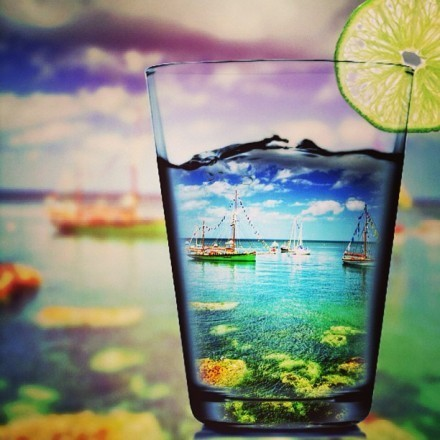
//> input picture 06直方图与模板匹配/1.jpg, 440 x 440 px
$ ./01-2单通道直方图   (built with g++ and OpenCV 4)
//> lines starting //> are read from the running program, lines starting //| are printed output that depends on the picture
#include<iostream>
#include<opencv2/opencv.hpp>
using namespace std;
using namespace cv;
int main()
{
	//01输入图片
	const Mat m = imread("1.jpg", 0);
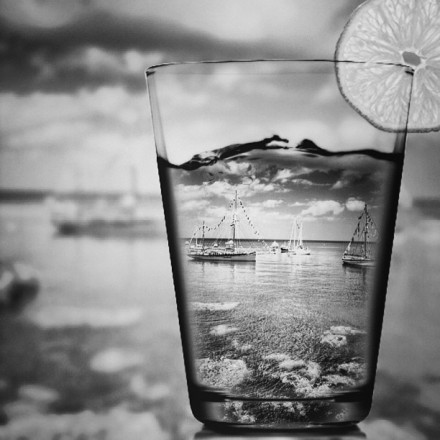
//> m: 440 rows x 440 cols, CV_8UC1; min 3, max 246, mean 140

	//02设定参数
	const int channels[] = { 0}; //计算图片m的第0个通道的直方图
	Mat gray_hist;
	int size = 256;
	const int histSize[] = { size };
	float range[] = { 0,255 };
	const float* histRange[] = { range };
	bool uniform = true;
	bool accumulate = false;


	//03计算直方图
	calcHist(&m, 1, channels, Mat(), gray_hist, 1, histSize, histRange, uniform, accumulate);
//> gray_hist = 256 values, max 1858 at index 186, min 0 at index 0, mean 756.2


	//04归一化
	int hist_h = 400;
	int scale = 2;
	int hist_w = size * scale;
	normalize(gray_hist, gray_hist, 0, hist_h, NORM_MINMAX);
//> gray_hist = 256 values, max 400 at index 186, min 0 at index 0, mean 162.8

	//05绘图
	Mat hist(hist_h, hist_w, CV_8UC3, Scalar::all(0));
	for (int i = 1; i < size; i++)
	{
		rectangle
		(
			hist,
			Point(scale * (i - 1), cvRound(hist_h - 0)),
			Point(scale * i, cvRound(hist_h - gray_hist.at<float>(i - 1, 0))),
			Scalar(255,0,0),
			2
		);

	}
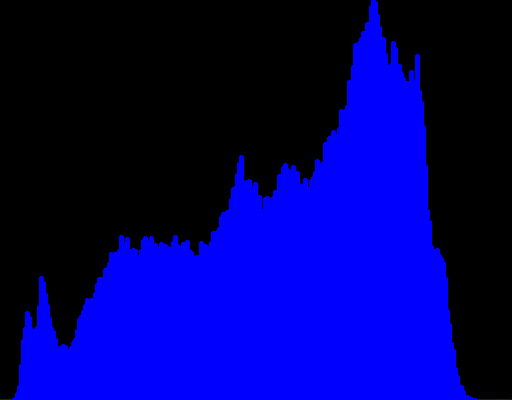
//> hist: 400 rows x 512 cols, CV_8UC3; mean B, G, R 107.8, 0, 0
	imshow("hist", hist);
	waitKey(0);
	return 0;
}

$ run again, with 06直方图与模板匹配/3.jpg copied over 06直方图与模板匹配/1.jpg
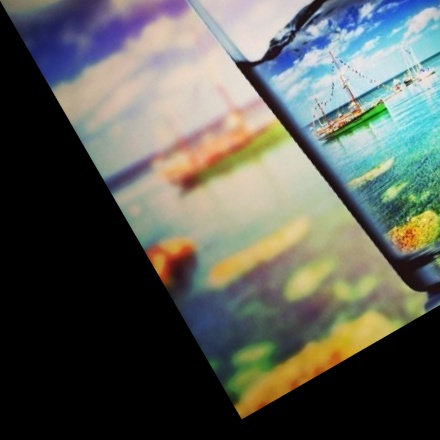
//> input picture 06直方图与模板匹配/3.jpg, 440 x 440 px
//> `const Mat m = imread("1.jpg", 0);`:
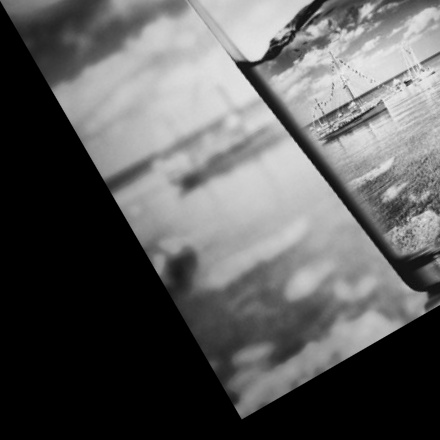
//> m: 440 rows x 440 cols, CV_8UC1; min 0, max 241, mean 93.7
//> `calcHist(&m, 1, channels, Mat(), gray_hist, 1, histSize, histRange, un..`: gray_hist = 256 values, max 69434 at index 0, min 0 at index 237, mean 756.2
//> `normalize(gray_hist, gray_hist, 0, hist_h, NORM_MINMAX);`: gray_hist = 256 values, max 400 at index 0, min 0 at index 237, mean 4.36
//> after the loop `for (int i = 1; i < size; i++)`:
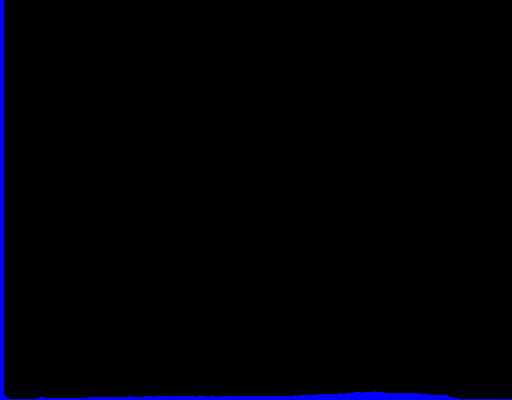
//> hist: 400 rows x 512 cols, CV_8UC3; mean B, G, R 4.4, 0, 0

$ run again, with 06直方图与模板匹配/4.jpg copied over 06直方图与模板匹配/1.jpg
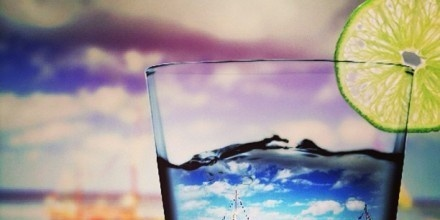
//> input picture 06直方图与模板匹配/4.jpg, 440 x 220 px
//> `const Mat m = imread("1.jpg", 0);`:
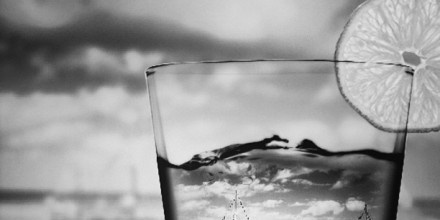
//> m: 220 rows x 440 cols, CV_8UC1; min 3, max 242, mean 154.4
//> `calcHist(&m, 1, channels, Mat(), gray_hist, 1, histSize, histRange, un..`: gray_hist = 256 values, max 1253 at index 186, min 0 at index 0, mean 378.1
//> `normalize(gray_hist, gray_hist, 0, hist_h, NORM_MINMAX);`: gray_hist = 256 values, max 400 at index 186, min 0 at index 0, mean 120.7
//> after the loop `for (int i = 1; i < size; i++)`:
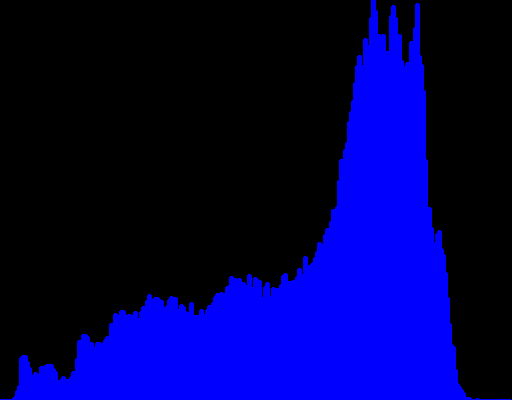
//> hist: 400 rows x 512 cols, CV_8UC3; mean B, G, R 80.9, 0, 0
